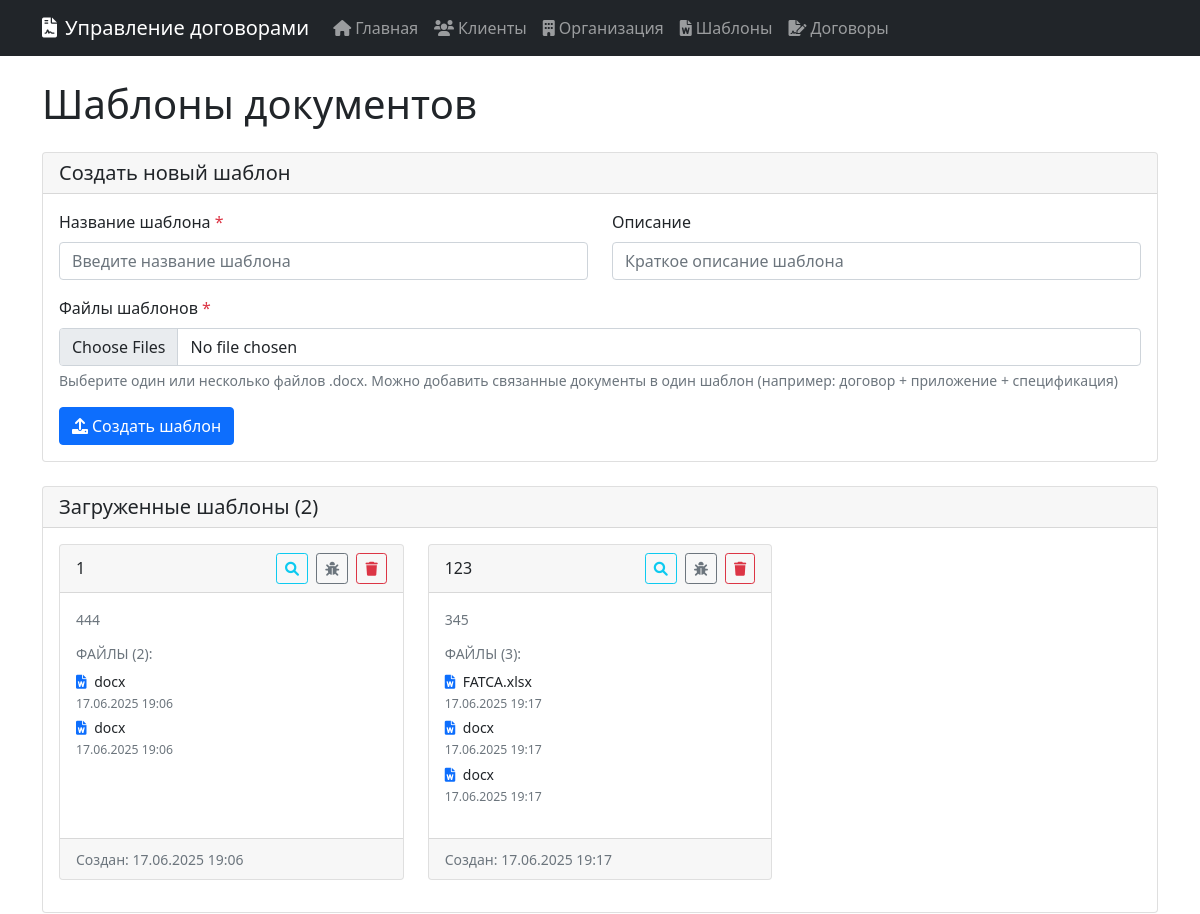
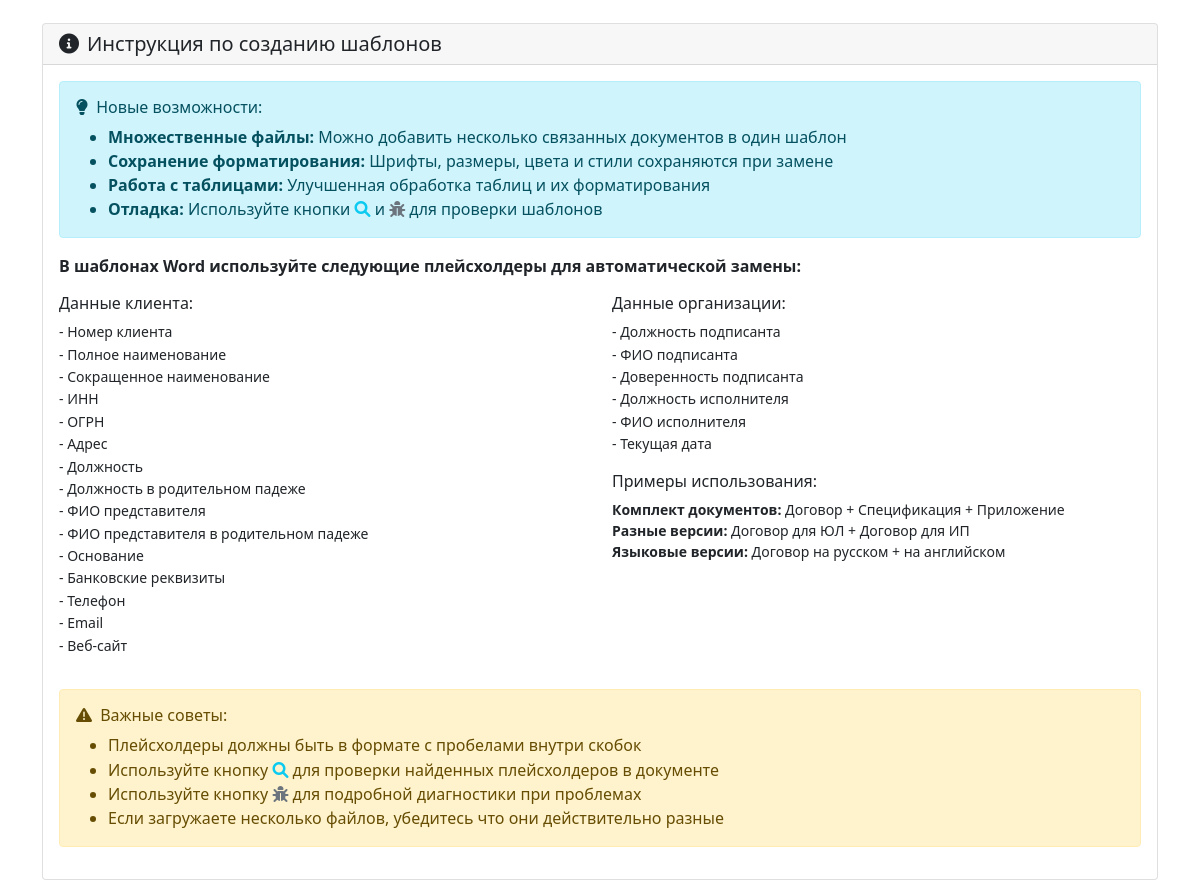
Page /templates on the committed database (2 pictures, top to bottom).
### 1/app.py (models this page shows)
class ContractTemplate(db.Model):
    __tablename__ = 'contract_templates'
    id = db.Column(db.Integer, primary_key=True)
    name = db.Column(db.String(200), nullable=False)
    description = db.Column(db.Text)
    created_at = db.Column(db.DateTime, default=datetime.utcnow)
    files = db.relationship('TemplateFile', backref='template', lazy=True, cascade='all, delete-orphan')

class TemplateFile(db.Model):
    __tablename__ = 'template_files'
    id = db.Column(db.Integer, primary_key=True)
    template_id = db.Column(db.Integer, db.ForeignKey('contract_templates.id'), nullable=False)
    filename = db.Column(db.String(200), nullable=False)
    original_filename = db.Column(db.String(200), nullable=False)
    uploaded_at = db.Column(db.DateTime, default=datetime.utcnow)

### 1/app.py (the view)
@app.route('/templates')
def templates():
    templates = ContractTemplate.query.all()
    return render_template('templates.html', templates=templates)

### 1/templates/templates.html (shortened to what this page needs)
{% extends "base.html" %}
{% block content %}
<div class="row">
    <div class="col-12">
        <h1 class="mb-4">Шаблоны документов</h1>
        <div class="card mb-4">
            <div class="card-header">
                <h5 class="mb-0">Создать новый шаблон</h5>
            </div>
            <div class="card-body">
                <form method="POST" action="{{ url_for('upload_template') }}" enctype="multipart/form-data">
                    <div class="row">
                        <div class="col-md-6 mb-3">
                            <label for="name" class="form-label">Название шаблона <span class="text-danger">*</span></label>
                            <input type="text" class="form-control" id="name" name="name" placeholder="Введите название шаблона" required>
                        </div>
                        <div class="col-md-6 mb-3">
                            <label for="description" class="form-label">Описание</label>
                            <input type="text" class="form-control" id="description" name="description" placeholder="Краткое описание шаблона">
                        </div>
                    </div>
                    <div class="mb-3">
                        <label for="files" class="form-label">Файлы шаблонов <span class="text-danger">*</span></label>
                        <input type="file" class="form-control" id="files" name="files" accept=".docx" multiple required>
                        <div class="form-text">Выберите один или несколько файлов .docx. Можно добавить связанные документы в один шаблон (например: договор + приложение + спецификация)</div>
                    </div>
                    <button type="submit" class="btn btn-primary">
                        <i class="fas fa-upload me-1"></i>Создать шаблон
                    </button>
                </form>
            </div>
        </div>
        <div class="card">
            <div class="card-header">
                <h5 class="mb-0">Загруженные шаблоны ({{ templates|length }})</h5>
            </div>
            <div class="card-body">
                {% if templates %}
                <div class="row">
                    {% for template in templates %}
                    <div class="col-md-6 col-lg-4 mb-3">
                        <div class="card h-100">
                            <div class="card-header d-flex justify-content-between align-items-center">
                                <h6 class="mb-0">{{ template.name }}</h6>
                                <div>
                                    <button class="btn btn-sm btn-outline-info me-1" onclick="diagnoseTemplate({{ template.id }})" title="Диагностика плейсхолдеров">
                                        <i class="fas fa-search"></i>
                                    </button>
                                    <button class="btn btn-sm btn-outline-secondary me-1" onclick="debugTemplate({{ template.id }})" title="Подробная диагностика">
                                        <i class="fas fa-bug"></i>
                                    </button>
                                    <button class="btn btn-sm btn-outline-danger" onclick="deleteTemplate({{ template.id }}, '{{ template.name }}')" title="Удалить шаблон">
                                        <i class="fas fa-trash"></i>
                                    </button>
                                </div>
                            </div>
                            <div class="card-body">
                                {% if template.description %}
                                <p class="card-text text-muted small">{{ template.description }}</p>
                                {% endif %}
                                <h6 class="small text-uppercase text-muted mb-2">Файлы ({{ template.files|length }}):</h6>
                                <ul class="list-unstyled small">
                                    {% for file in template.files %}
                                    <li class="mb-1">
                                        <i class="fas fa-file-word text-primary me-1"></i>
                                        {{ file.original_filename }}
                                        <br>
                                        <small class="text-muted">{{ file.uploaded_at.strftime('%d.%m.%Y %H:%M') }}</small>
                                    </li>
                                    {% endfor %}
                                </ul>
                            </div>
                            <div class="card-footer">
                                <small class="text-muted">Создан: {{ template.created_at.strftime('%d.%m.%Y %H:%M') }}</small>
                            </div>
                        </div>
                    </div>
                    {% endfor %}
                </div>
                {% else %}
                <div class="text-center py-5">
                    <i class="fas fa-file-word fa-3x text-muted mb-3"></i>
                    <p class="text-muted">Шаблоны еще не созданы</p>
                    <p class="text-muted small">Используйте форму выше для создания первого шаблона</p>
                </div>
                {% endif %}
            </div>
        </div>
        <div class="card mt-4">
            <div class="card-header">
                <h5 class="mb-0">
                    <i class="fas fa-info-circle me-2"></i>Инструкция по созданию шаблонов
                </h5>
            </div>
            <div class="card-body">
                <div class="alert alert-info">
                    <h6><i class="fas fa-lightbulb me-1"></i> Новые возможности:</h6>
                    <ul class="mb-0">
                        <li><strong>Множественные файлы:</strong> Можно добавить несколько связанных документов в один шаблон</li>
                        <li><strong>Сохранение форматирования:</strong> Шрифты, размеры, цвета и стили сохраняются при замене</li>
                        <li><strong>Работа с таблицами:</strong> Улучшенная обработка таблиц и их форматирования</li>
                        <li><strong>Отладка:</strong> Используйте кнопки <i class="fas fa-search text-info"></i> и <i class="fas fa-bug text-secondary"></i> для проверки шаблонов</li>
                    </ul>
                </div>
                <p><strong>В шаблонах Word используйте следующие плейсхолдеры для автоматической замены:</strong></p>
                <div class="row">
                    <div class="col-md-6">
                        <h6>Данные клиента:</h6>
                        <ul class="list-unstyled small">
                            <li><code>{{ Номер }}</code> - Номер клиента</li>
                            <li><code>{{ Полное_наименование }}</code> - Полное наименование</li>
                            <li><code>{{ Сокращенное_наименование }}</code> - Сокращенное наименование</li>
                            <li><code>{{ ИНН }}</code> - ИНН</li>
                            <li><code>{{ ОГРН }}</code> - ОГРН</li>
                            <li><code>{{ Адрес }}</code> - Адрес</li>
                            <li><code>{{ Должность }}</code> - Должность</li>
                            <li><code>{{ Должность_р }}</code> - Должность в родительном падеже</li>
                            <li><code>{{ ФИО_представителя }}</code> - ФИО представителя</li>
                            <li><code>{{ ФИО_представителя_р }}</code> - ФИО представителя в родительном падеже</li>
                            <li><code>{{ Основание }}</code> - Основание</li>
                            <li><code>{{ Реквизиты }}</code> - Банковские реквизиты</li>
                            <li><code>{{ Телефон }}</code> - Телефон</li>
                            <li><code>{{ Электронная_почта }}</code> - Email</li>
                            <li><code>{{ Сайт }}</code> - Веб-сайт</li>
                        </ul>
                    </div>
                    <div class="col-md-6">
                        <h6>Данные организации:</h6>
                        <ul class="list-unstyled small">
                            <li><code>{{ Должность_подписанта }}</code> - Должность подписанта</li>
                            <li><code>{{ ФИО_подписанта }}</code> - ФИО подписанта</li>
                            <li><code>{{ Доверенность_подписанта }}</code> - Доверенность подписанта</li>
                            <li><code>{{ Должность_исполнителя }}</code> - Должность исполнителя</li>
                            <li><code>{{ ФИО_исполнителя }}</code> - ФИО исполнителя</li>
                            <li><code>{{ Дата }}</code> - Текущая дата</li>
                        </ul>
                        <h6 class="mt-3">Примеры использования:</h6>
                        <ul class="list-unstyled small">
                            <li><strong>Комплект документов:</strong> Договор + Спецификация + Приложение</li>
                            <li><strong>Разные версии:</strong> Договор для ЮЛ + Договор для ИП</li>
                            <li><strong>Языковые версии:</strong> Договор на русском + на английском</li>
                        </ul>
                    </div>
                </div>
                <div class="alert alert-warning mt-3">
                    <h6><i class="fas fa-exclamation-triangle me-1"></i> Важные советы:</h6>
                    <ul class="mb-0">
                        <li>Плейсхолдеры должны быть в формате <code>{{ Имя_переменной }}</code> с пробелами внутри скобок</li>
                        <li>Используйте кнопку <i class="fas fa-search text-info"></i> для проверки найденных плейсхолдеров в документе</li>
                        <li>Используйте кнопку <i class="fas fa-bug text-secondary"></i> для подробной диагностики при проблемах</li>
                        <li>Если загружаете несколько файлов, убедитесь что они действительно разные</li>
                    </ul>
                </div>
            </div>
        </div>
    </div>
</div>
{% endblock %}

### 1/templates/base.html (shortened to what this page needs)
<!DOCTYPE html>
<html lang="ru">
<head>
    <link href="https://cdn.jsdelivr.net/npm/bootstrap@5.1.3/dist/css/bootstrap.min.css" rel="stylesheet">
    <link href="https://cdnjs.cloudflare.com/ajax/libs/font-awesome/6.0.0/css/all.min.css" rel="stylesheet">
</head>
<body>
    <nav class="navbar navbar-expand-lg navbar-dark bg-dark">
        <div class="container">
            <a class="navbar-brand" href="{{ url_for('index') }}">
                <i class="fas fa-file-contract me-2"></i>Управление договорами
            </a>
            <div class="collapse navbar-collapse" id="navbarNav">
                <ul class="navbar-nav me-auto">
                    <li class="nav-item">
                        <a class="nav-link" href="{{ url_for('index') }}">
                            <i class="fas fa-home me-1"></i>Главная
                        </a>
                    </li>
                    <li class="nav-item">
                        <a class="nav-link" href="{{ url_for('clients') }}">
                            <i class="fas fa-users me-1"></i>Клиенты
                        </a>
                    </li>
                    <li class="nav-item">
                        <a class="nav-link" href="{{ url_for('organizations') }}">
                            <i class="fas fa-building me-1"></i>Организация
                        </a>
                    </li>
                    <li class="nav-item">
                        <a class="nav-link" href="{{ url_for('templates') }}">
                            <i class="fas fa-file-word me-1"></i>Шаблоны
                        </a>
                    </li>
                    <li class="nav-item">
                        <a class="nav-link" href="{{ url_for('contracts') }}">
                            <i class="fas fa-file-signature me-1"></i>Договоры
                        </a>
                    </li>
                </ul>
            </div>
        </div>
    </nav>
    <div class="container mt-4">
        {% block content %}{% endblock %}
    </div>
</body>
</html>

### rows in the picture
ContractTemplate: name "1", description "444", files|length "2", created_at "17.06.2025 19:06"
TemplateFile: original_filename "docx", uploaded_at "17.06.2025 19:06"
TemplateFile: original_filename "docx", uploaded_at "17.06.2025 19:06"
ContractTemplate: name "123", description "345", files|length "3", created_at "17.06.2025 19:17"
TemplateFile: original_filename "FATCA.xlsx", uploaded_at "17.06.2025 19:17"
TemplateFile: original_filename "docx", uploaded_at "17.06.2025 19:17"
TemplateFile: original_filename "docx", uploaded_at "17.06.2025 19:17"

### other values in the picture
{{ templates|length }} "2"
